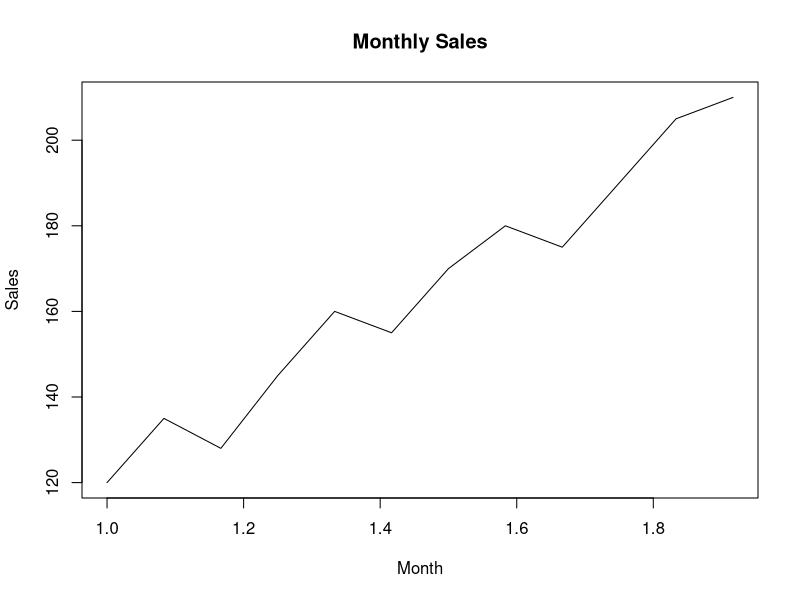

Write the R code that produced this figure.
sales<-c(120,135,128,145,160,155,170,180,175,190,205,210); ts_sales<-ts(sales,frequency=12); print(ts_sales); plot(ts_sales,main="Monthly Sales",ylab="Sales",xlab="Month")
